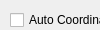
         <widget class="QWidget" name="pageAircraft">
          <property name="geometry">
           <rect>
            <x>0</x>
            <y>0</y>
            <width>100</width>
            <height>30</height>
           </rect>
          </property>
          <attribute name="icon">
           <iconset resource="yaflightresources.qrc">
            <normaloff>:/icons/icons/yaflight-custom-icon.png</normaloff>:/icons/icons/yaflight-custom-icon.png</iconset>
          </attribute>
          <attribute name="label">
           <string>Aircraft</string>
          </attribute>
          <widget class="QComboBox" name="cboFDM">
           <property name="geometry">
            <rect>
             <x>10</x>
             <y>80</y>
             <width>101</width>
             <height>21</height>
            </rect>
           </property>
          </widget>
          <widget class="QLabel" name="lblFDM">
           <property name="geometry">
            <rect>
             <x>10</x>
             <y>60</y>
             <width>101</width>
             <height>16</height>
            </rect>
           </property>
           <property name="sizePolicy">
            <sizepolicy hsizetype="Preferred" vsizetype="Preferred">
             <horstretch>0</horstretch>
             <verstretch>0</verstretch>
            </sizepolicy>
           </property>
           <property name="text">
            <string>FDM:</string>
           </property>
          </widget>
          <widget class="QCheckBox" name="ckbAutoCoordination">
           <property name="geometry">
            <rect>
             <x>10</x>
             <y>10</y>
             <width>211</width>
             <height>20</height>
            </rect>
           </property>
           <property name="text">
            <string>Auto Coordination</string>
           </property>
          </widget>
          <widget class="QCheckBox" name="ckbPanel">
           <property name="geometry">
            <rect>
             <x>10</x>
             <y>30</y>
             <width>211</width>
             <height>20</height>
            </rect>
           </property>
           <property name="text">
            <string>Panel</string>
           </property>
          </widget>
          <widget class="QCheckBox" name="ckbInAir">
           <property name="geometry">
            <rect>
             <x>250</x>
             <y>10</y>
             <width>211</width>
             <height>20</height>
            </rect>
           </property>
           <property name="text">
            <string>In Air</string>
           </property>
          </widget>
          <widget class="QLineEdit" name="lnedtAltitude">
           <property name="enabled">
            <bool>false</bool>
           </property>
           <property name="geometry">
            <rect>
             <x>250</x>
             <y>60</y>
             <width>113</width>
             <height>16</height>
            </rect>
           </property>
          </widget>
          <widget class="QLabel" name="lblAltitude">
           <property name="geometry">
            <rect>
             <x>250</x>
             <y>40</y>
             <width>111</width>
             <height>16</height>
            </rect>
           </property>
           <property name="sizePolicy">
            <sizepolicy hsizetype="Preferred" vsizetype="Preferred">
             <horstretch>0</horstretch>
             <verstretch>0</verstretch>
            </sizepolicy>
           </property>
           <property name="text">
            <string>Altitude:</string>
           </property>
          </widget>
         </widget>
